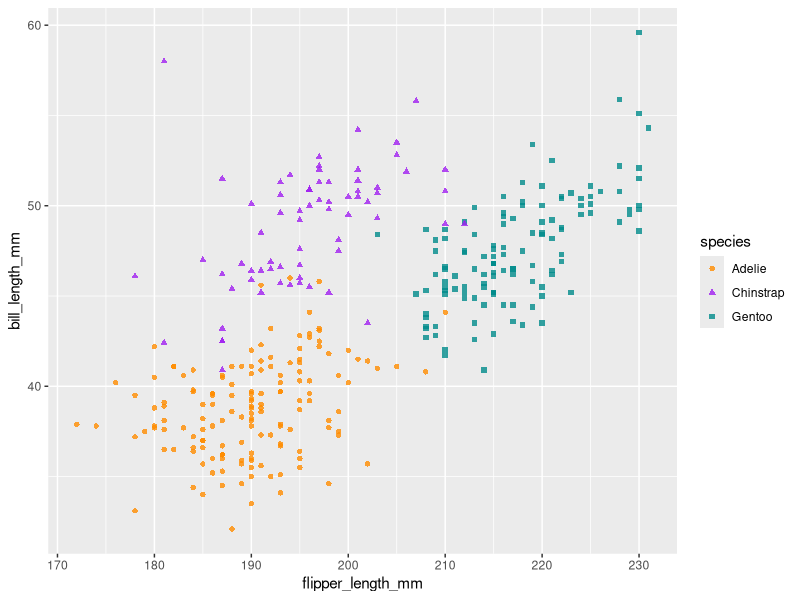

The R script that drew this image:
## ---- chunk 1
    #| panel: tabset
    1 + 1
## ---- chunk 2
    #| fig-alt: "Scatterplot of flipper length by bill length of 3 penguin species, where we show penguins with bigger flippers have bigger bills."
    #| echo: fenced
    #| warning: false
    library(palmerpenguins)
    library(ggplot2)
    ggplot(data = penguins, aes(x = flipper_length_mm,
                                y = bill_length_mm,
                                color = species)) +
      geom_point(aes(shape = species), alpha = 0.8) +
      scale_color_manual(values = c("darkorange","purple","cyan4")) 
